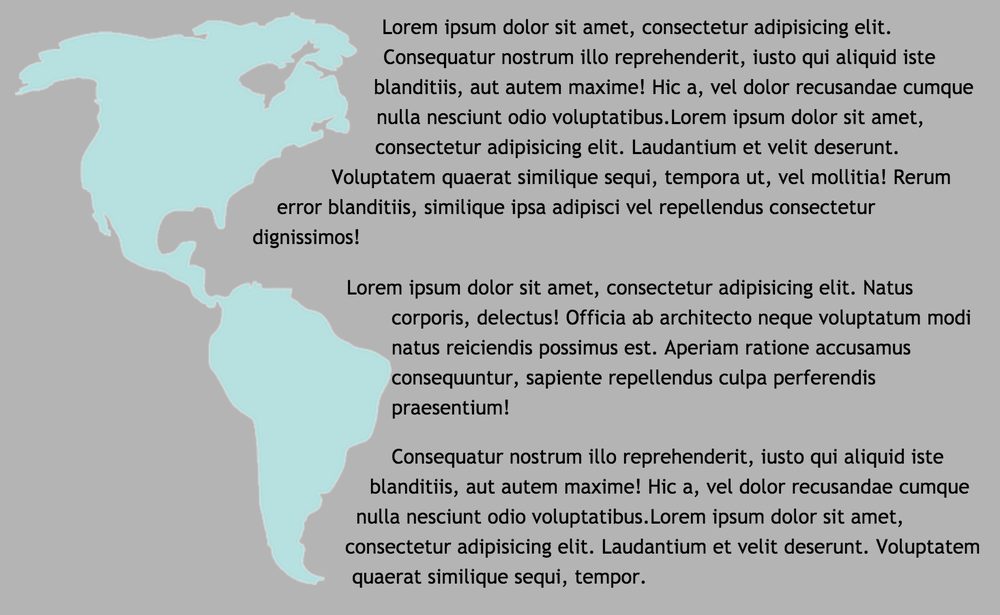
#> input picture example.png, 1000 x 615 px, shrunk from 1466 x 902 before the run
$ python transform.py
#> lines starting #> are read from the running program, lines starting #| are printed output that depends on the picture; after the words box and inside, x2 and y2 are one past the last pixel; in counts of white or black regions, pixels touching at a corner belong together
#To run this script you need to have the tesseract search engine installed, you can install it in this url: https://github.com/UB-Mannheim/tesseract/wiki
#Then save the engine path

#Import the librarys
import pytesseract
import cv2

#We need the path of tesseract
pytesseract.pytesseract.tesseract_cmd = input("Enter the path of tesseract executable ").strip()
#> the answer given: example.png

#Transfrom the image to a grayscale pass the values for transform every part of the image to a value un gray scale according to the configuration
gray_image = cv2.imread('example.png', cv2.IMREAD_GRAYSCALE)
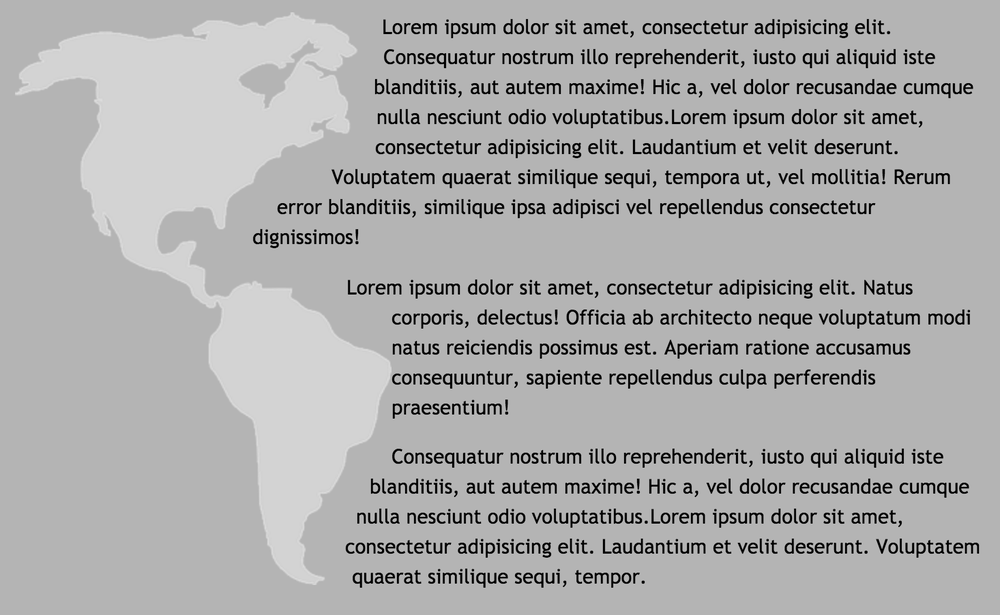
#> gray_image: shape (615, 1000); min 0, max 223, mean 172.1
_, transform = cv2.threshold(gray_image, 138, 255, cv2.THRESH_BINARY)
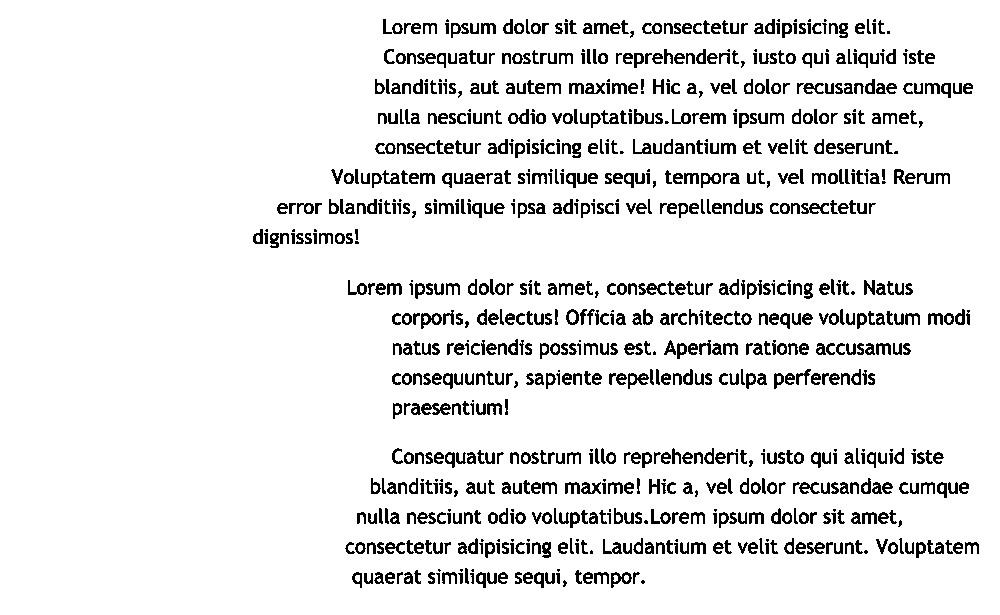
#> transform: shape (615, 1000); 91.4% white; black in thin lines or dots, all inside (x1, y1, x2, y2) = (253, 19, 979, 588)

#Show a window with the image
cv2.imshow("Hi", transform)
cv2.waitKey(0)

#Return the obtain text
#> (the run stopped early here; a loop or call above may not have finished)
